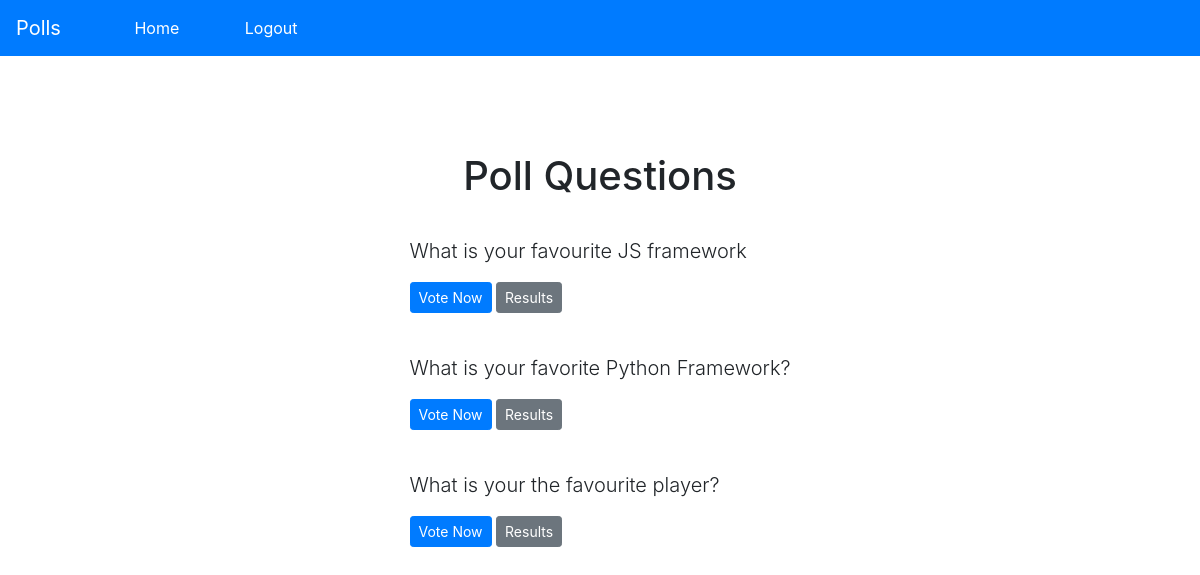
/index, run on the app's committed database.
### pollapp/models.py (models this page shows, shortened)
class Question(models.Model):
    question_text = models.CharField(max_length=200)
    pub_date = models.DateTimeField('date published')

### pollapp/views.py (the view)
# urls.py: path('index', views.index, name='index'),
def index(request):
    latest_question_list = Question.objects.order_by('-pub_date')[:5]
    context = {'latest_question_list': latest_question_list}
    return render(request, 'polls/index.html', context)

### templates/polls/index.html
{% extends 'base.html' %}
{% block content %}
<h1 class="text-center mb-3">Poll Questions</h1>
{% if latest_question_list %}
{% for question in latest_question_list %}
<div class="card-mb-3">
    <div class="card-body">
        <p class="lead">{{ question.question_text }}</p>
        <a href="{% url 'polls:detail' question.id %}" class="btn btn-primary btn-sm">Vote Now</a>
        <a href="{% url 'polls:results' question.id %}" class="btn btn-secondary btn-sm">Results</a>
    </div>
</div>
{% endfor %}
{% else %}
<p>No polls available</p>
{% endif %}
{% endblock %}

### data on the page
Question: question_text "What is your favourite JS framework"
Question: question_text "What is your favorite Python Framework?"
Question: question_text "What is your the favourite player?"
